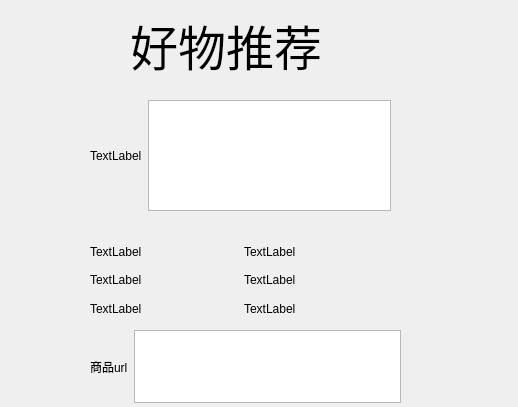
<?xml version="1.0" encoding="UTF-8"?>
<ui version="4.0">
 <class>Dialog</class>
 <widget class="QDialog" name="Dialog">
  <property name="geometry">
   <rect>
    <x>0</x>
    <y>0</y>
    <width>518</width>
    <height>407</height>
   </rect>
  </property>
  <property name="windowTitle">
   <string>Dialog</string>
  </property>
  <widget class="QWidget" name="horizontalLayoutWidget">
   <property name="geometry">
    <rect>
     <x>90</x>
     <y>330</y>
     <width>311</width>
     <height>73</height>
    </rect>
   </property>
   <layout class="QHBoxLayout" name="horizontalLayout">
    <item>
     <widget class="QLabel" name="label_2">
      <property name="text">
       <string>商品url</string>
      </property>
     </widget>
    </item>
    <item>
     <widget class="QTextBrowser" name="url"/>
    </item>
   </layout>
  </widget>
  <widget class="QWidget" name="horizontalLayoutWidget_2">
   <property name="geometry">
    <rect>
     <x>90</x>
     <y>100</y>
     <width>301</width>
     <height>111</height>
    </rect>
   </property>
   <layout class="QHBoxLayout" name="horizontalLayout_2">
    <item>
     <widget class="QLabel" name="pic">
      <property name="text">
       <string>TextLabel</string>
      </property>
     </widget>
    </item>
    <item>
     <widget class="QTextBrowser" name="information"/>
    </item>
   </layout>
  </widget>
  <widget class="QWidget" name="gridLayoutWidget">
   <property name="geometry">
    <rect>
     <x>90</x>
     <y>240</y>
     <width>301</width>
     <height>80</height>
    </rect>
   </property>
   <layout class="QGridLayout" name="gridLayout">
    <item row="1" column="1">
     <widget class="QLabel" name="text2">
      <property name="text">
       <string>TextLabel</string>
      </property>
     </widget>
    </item>
    <item row="0" column="0">
     <widget class="QLabel" name="title1">
      <property name="text">
       <string>TextLabel</string>
      </property>
     </widget>
    </item>
    <item row="0" column="1">
     <widget class="QLabel" name="text1">
      <property name="text">
       <string>TextLabel</string>
      </property>
     </widget>
    </item>
    <item row="1" column="0">
     <widget class="QLabel" name="title2">
      <property name="text">
       <string>TextLabel</string>
      </property>
     </widget>
    </item>
    <item row="2" column="0">
     <widget class="QLabel" name="title3">
      <property name="text">
       <string>TextLabel</string>
      </property>
     </widget>
    </item>
    <item row="2" column="1">
     <widget class="QLabel" name="text3">
      <property name="text">
       <string>TextLabel</string>
      </property>
     </widget>
    </item>
   </layout>
  </widget>
  <widget class="QLabel" name="label_9">
   <property name="geometry">
    <rect>
     <x>130</x>
     <y>20</y>
     <width>201</width>
     <height>51</height>
    </rect>
   </property>
   <property name="font">
    <font>
     <family>楷体</family>
     <pointsize>36</pointsize>
    </font>
   </property>
   <property name="text">
    <string>好物推荐</string>
   </property>
  </widget>
 </widget>
 <resources/>
 <connections/>
</ui>
